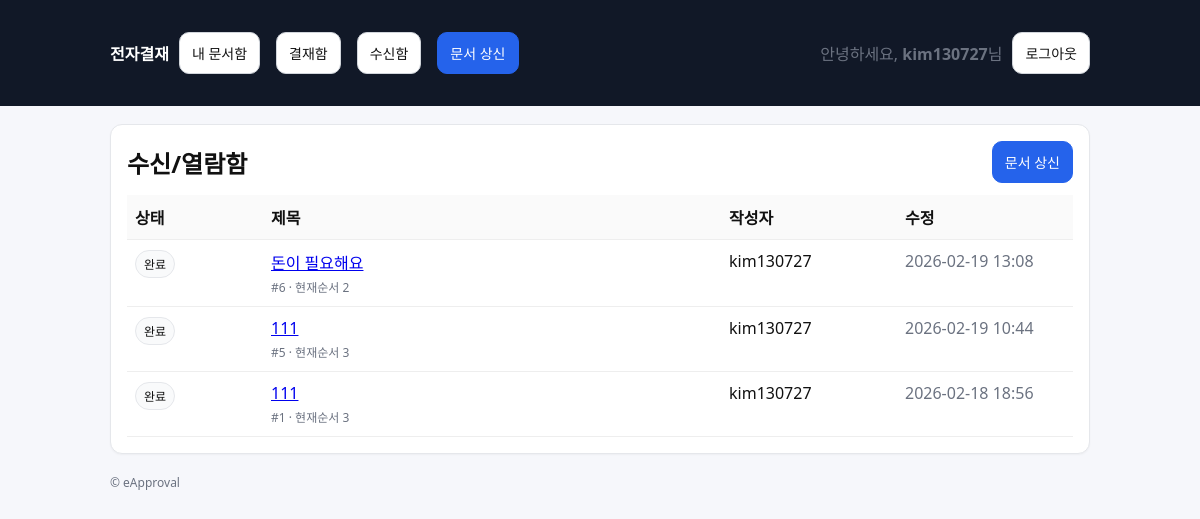
Screenshot of /approvals/received/ (signed in) with the database file from the repository.
### approvals/models.py (models this page shows, shortened)
class Document(models.Model):
    class Status(models.TextChoices):
        DRAFT = "DRAFT", "임시"
        SUBMITTED = "SUBMITTED", "상신"
        IN_PROGRESS = "IN_PROGRESS", "진행중"
        REJECTED = "REJECTED", "반려"
        COMPLETED = "COMPLETED", "완료"
    title = models.CharField(max_length=200)
    content = models.TextField(blank=True)
    created_by = models.ForeignKey(
        settings.AUTH_USER_MODEL, on_delete=models.PROTECT, related_name="docs_created"
    )
    status = models.CharField(max_length=20, choices=Status.choices, default=Status.DRAFT)
    current_line_order = models.PositiveIntegerField(default=1)
    created_at = models.DateTimeField(auto_now_add=True)
    updated_at = models.DateTimeField(auto_now=True)

### approvals/views.py (the view)
# urls.py: path("approvals/received/", views.received_list, name="received"),
@login_required
def received_list(request):
    docs = received_docs(request.user)
    return render(request, "approvals/doc_list.html", {"title": "수신/열람함", "docs": docs})

### approvals/selectors.py (called while the page is built)
def received_docs(user):
    return (
        Document.objects.filter(
            status=Document.Status.COMPLETED,
            lines__user=user,
            lines__role=DocumentLine.Role.RECEIVE,
        )
        .distinct()
        .order_by("-id")
    )

### templates/approvals/doc_list.html (shortened to what this page needs)
{% extends "base.html" %}
{% block content %}
  <div class="card">
    <div class="row" style="justify-content:space-between;">
      <h2 style="margin:0;">{{ title }}</h2>
      <a class="btn btn-primary" href="{% url 'approvals:doc_create' %}">문서 상신</a>
    </div>
    <div style="margin-top:12px;">
      <table class="table">
        <thead>
          <tr>
            <th style="width:120px;">상태</th>
            <th>제목</th>
            <th style="width:160px;">작성자</th>
            <th style="width:160px;">수정</th>
          </tr>
        </thead>
        <tbody>
        {% for doc in docs %}
          <tr>
            <td><span class="badge">{{ doc.get_status_display }}</span></td>
            <td>
              <a href="{% url 'approvals:doc_detail' doc.id %}">
                {{ doc.title }}
              </a>
              <div class="muted" style="font-size:12px; margin-top:4px;">
                #{{ doc.id }} · 현재순서 {{ doc.current_line_order }}
              </div>
            </td>
            <td>{{ doc.created_by.username }}</td>
            <td class="muted">{{ doc.updated_at|date:"Y-m-d H:i" }}</td>
          </tr>
        {% empty %}
          <tr>
            <td colspan="4" class="muted">문서가 없습니다.</td>
          </tr>
        {% endfor %}
        </tbody>
      </table>
    </div>
  </div>
{% endblock %}

### templates/base.html (shortened to what this page needs)
<!doctype html>
<html lang="ko">
<head>
</head>
<body>
  <header>
    <div class="wrap">
      <nav>
        <a href="{% url 'approvals:home' %}"><strong>전자결재</strong></a>
        <a class="btn" href="{% url 'approvals:doc_list' %}">내 문서함</a>
        <a class="btn" href="{% url 'approvals:inbox' %}">결재함</a>
        <a class="btn" href="{% url 'approvals:received' %}">수신함</a>
        <a class="btn btn-primary" href="{% url 'approvals:doc_create' %}">문서 상신</a>
        {% if user.is_authenticated %}
          <span class="muted">안녕하세요, <strong>{{ user.username }}</strong>님</span>
          <form method="post" action="{% url 'accounts:logout' %}" style="display:inline;">
            <button class="btn" type="submit">로그아웃</button>
          </form>
        {% else %}
          <a class="btn" href="{% url 'accounts:login' %}">로그인</a>
          <a class="btn btn-primary" href="{% url 'accounts:signup' %}">회원가입</a>
        {% endif %}
      </nav>
    </div>
  </header>
  <main class="wrap">
    {% block content %}{% endblock %}
    <footer class="muted">
      <div>© eApproval</div>
    </footer>
  </main>
</body>
</html>

### templates/base.html (style rules this page uses)
body { font-family: system-ui, -apple-system, Segoe UI, Roboto, "Noto Sans KR", Arial, sans-serif; margin:0; background:#f6f7fb; color:#111; }
header { background:#111827; color:#fff; padding:14px 18px; }
header a { color:#fff; text-decoration:none; }
.wrap { max-width: 980px; margin: 0 auto; padding: 18px; }
nav { display:flex; gap:10px; flex-wrap:wrap; align-items:center; }
.card { background:#fff; border:1px solid #e5e7eb; border-radius:12px; padding:16px; box-shadow: 0 1px 2px rgba(0,0,0,0.04); }
.btn { display:inline-block; padding:10px 12px; border-radius:10px; border:1px solid #d1d5db; background:#fff; text-decoration:none; color:#111; font-size:14px; }
.btn-primary { background:#2563eb; border-color:#2563eb; color:#fff; }
.btn + .btn { margin-left: 6px; }
.muted { color:#6b7280; }
.table { width:100%; border-collapse: collapse; }
.table th, .table td { border-bottom:1px solid #eee; padding:10px 8px; text-align:left; vertical-align:top; }
.table th { background:#fafafa; font-weight:600; }
.badge { display:inline-block; padding:4px 8px; border-radius:999px; font-size:12px; border:1px solid #e5e7eb; background:#f9fafb; }
.row { display:flex; gap:10px; flex-wrap:wrap; align-items:center; }
footer { padding: 20px 0; color:#6b7280; font-size:12px; }

### rows the page displays
Document: status "완료", title "돈이 필요해요", id "6", current_line_order "2", created_by.username "kim130727", updated_at "2026-02-19 13:08"
Document: status "완료", title "111", id "5", current_line_order "3", created_by.username "kim130727", updated_at "2026-02-19 10:44"
Document: status "완료", title "111", id "1", current_line_order "3", created_by.username "kim130727", updated_at "2026-02-18 18:56"

### other values shown
{{ user.username }} "kim130727"
{{ title }} "수신/열람함"
